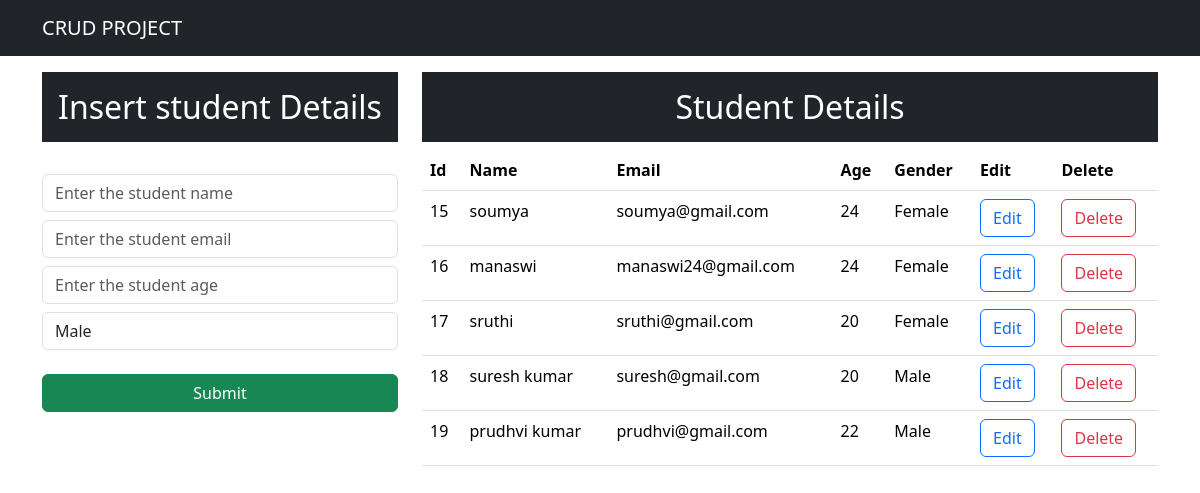
The page / on the database its author committed.
### app/models.py (models this page shows, shortened)
class Student(models.Model):
    name=models.CharField(max_length=25,blank=False)
    email=models.EmailField()
    age=models.IntegerField()
    gender=models.CharField(max_length=25,blank=False)

### app/views.py (the view)
# urls.py: path('',views.index),
def index(request):
    data=Student.objects.all()
    context= {"data":data}
    return render(request,"index.html",context)

### templates/index.html (shortened to what this page needs)
<!DOCTYPE html>
<html lang="en">
<head>
    <link href="https://cdn.jsdelivr.net/npm/bootstrap@5.3.3/dist/css/bootstrap.min.css" rel="stylesheet">
</head>
<body>
    <nav class="navbar navbar-expand-lg navbar-dark bg-dark">
        <div class="container">
        <a class="navbar-brand" href="#">CRUD PROJECT</a>
    </div>
    </nav>
 <div class="container mt-3">
    <div class="row">
        <div class="col-md-4">
            <h2 class="text-white bg-dark text-center p-3">Insert student Details</h2>
            <br>
            <form action="/insert" method="post"> {%csrf_token %}
                <div class="form-group">
                    <input type="text" class="form-control" placeholder="Enter the student name" name="name" required>
                </div>
                <div class="form-group">
                    <input type="email" class="form-control mt-2" placeholder="Enter the student email" name="email" required>
                    </div>
                    <div class="form-group">
                        <input type="number" class="form-control mt-2" placeholder="Enter the student age" name="age" required>
                    </div>
                    <div class="form-group">
                        <select name="gender" class="form-control mt-2 id="gender">
                            <option value="Male">Male</option>
                        </select>
                    </div>
                  <div class="d-grid gap-2">
                    <button class="btn btn-success" type="submit">Submit</button>
                </div>
            </form>
        </div>
        <div class="col-md-8">
            <h2 class="text-center text-white bg-dark p-3">Student Details</h2>
            <table class="table">
                <thead>
                    <tr>
                        <th>Id</th>
                        <th>Name</th>
                        <th>Email</th>
                        <th>Age</th>
                        <th>Gender</th>
                        <th>Edit</th>
                        <th>Delete</th>
                    </tr>
                </thead>
                <tbody>
                    {% for d in data %}
                    <tr>
                        <td>{{d.id}}</td>
                        <td>{{d.name}}</td>
                        <td>{{d.email}}</td>
                        <td>{{d.age}}</td>
                        <td>{{d.gender}}</td>
                        <td><a button href="/update/{{d.id}}" class="btn btn-outline-primary">Edit</a></button></td>
                        <td><a button class="btn btn-outline-danger">Delete</a></button></td>
                    </tr>
                    {% endfor %}
                </tbody>
            </table>
        </div>
    </div>
</div>
</body>
</html>

### rows shown on the page
Student: id "15", name "soumya", email "soumya@gmail.com", age "24", gender "Female"
Student: id "16", name "manaswi", email "manaswi24@gmail.com", age "24", gender "Female"
Student: id "17", name "sruthi", email "sruthi@gmail.com", age "20", gender "Female"
Student: id "18", name "suresh kumar", email "suresh@gmail.com", age "20", gender "Male"
Student: id "19", name "prudhvi kumar", email "prudhvi@gmail.com", age "22", gender "Male"
